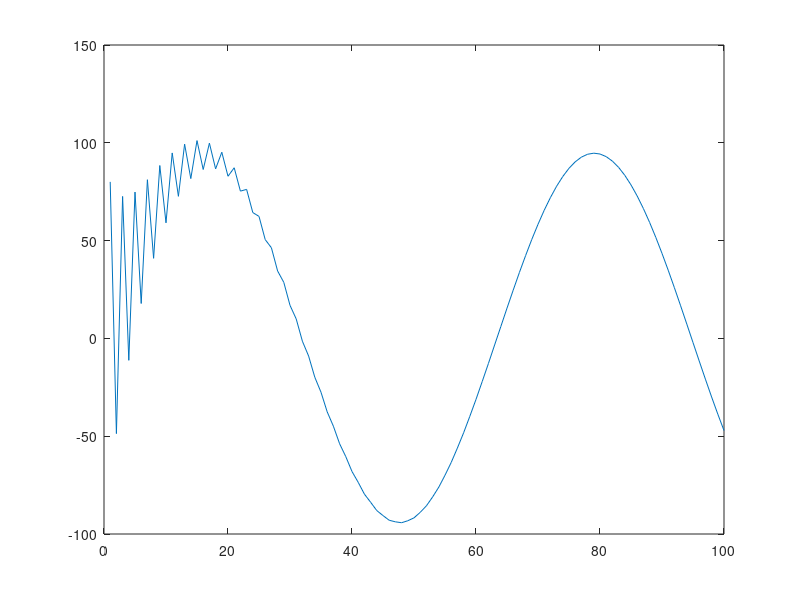
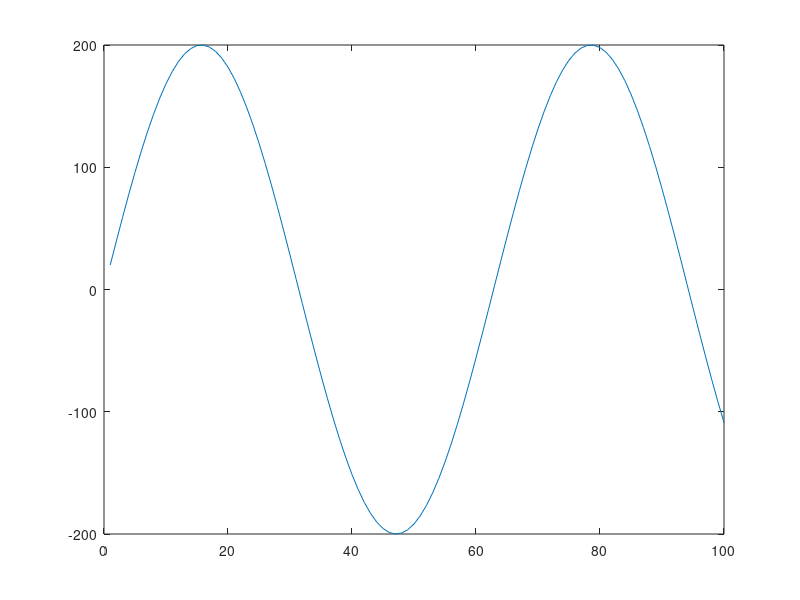

Here is the MATLAB script that generated these plots, in order:
clear all;
close all;
rng('default');

%init
noNeurons = 100;
state_t = ones(1,noNeurons);
state_prev = state_t;


%parameters
lambda=0.2;

a_deviation = 0.05;
rndMean = 0;
a = a_deviation.*randn(noNeurons,noNeurons) + rndMean; 

b_deviation = 1;
b = b_deviation.*randn(noNeurons,1) + rndMean;

w = ones(1,noNeurons);

x = 0;
loops = 100;

y_t = 200.*sin(0.1.*(1:loops));
y = ones(loops,1);

for k=1:loops
    %% t+1
    for i=1:noNeurons
        activity = 0;
        for j=1:noNeurons
            activity = activity + a(i,j)*state_prev(j);
        end
        state_t(i) = (1-lambda)*state_prev(i) + lambda*tanh(activity+b(i)*x);
    end
    state_prev = state_t;
    
    y(k)=sum(w.*state_t);
    normalize = norm(state_t)^2;
    dy = y_t(k)-y(k);
    for i = 1:noNeurons
        w(i) = 1*(dy*state_t(i))/normalize;
    end
end

figure(1);
plot(1:loops,y);

figure(2);
plot(1:loops,y_t);